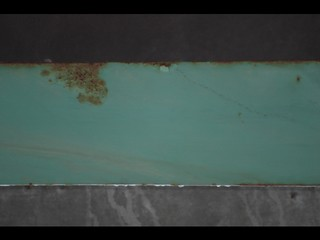
#> input picture Unsupervised/GMM-based-clustering/test_image/610006427.jpg, 320 x 240 px, found by its file name
$ python gmm.py   (older library calls are emulated)
#> lines starting #> are read from the running program, lines starting #| are printed output that depends on the picture
import glob, os
from PIL import Image
import numpy as np
import matplotlib.pyplot as plt
import cv2 as cv
import scipy.misc
import shutil
# gaussian function
def gau(mean, var, varInv, feature):
    a = np.sqrt(2 * np.pi ** 3)
    b = np.exp(-0.5 * np.dot((feature - mean), np.dot(varInv, (feature - mean).transpose())))
    return b / a


# calculating responsibilities
def res(likelihoods):
    tempList = []
    for comp in likelihoods:
        tempList.append(comp / sum(likelihoods))
    return tempList


# calculating likelihoods
def likeli(mean, var, varInv, weights, feature):
    temp = []
    for x in v:
        temp.append(weights[x] * gau(mean[x], var[x], varInv[x], feature))
    return temp


listimage = [['/home/buiduchanh/WorkSpace/Javis/Machine-Learning-and-Pattern-Recognition/GMM-based-clustering/test_image/610006427.jpg' , 'test']]
# listimage = [['/home/buiduchanh/Downloads/画像データ/61/6162/15100040/610000119/610005146.jpg', 'shadow'],
#              ['/home/buiduchanh/Downloads/画像データ/61/6162/10500115/610000690/610032722.jpg', 'small_rust'],
#             ['/home/buiduchanh/Downloads/画像データ/61/6162/10500115/610000690/610032743.jpg',  'pipe'],
#              ['/home/buiduchanh/Downloads/画像データ/61/6162/15100090/610000143/610006427.jpg', 'large_rust'],
#              ['/home/buiduchanh/Downloads/画像データ/61/6162/15100090/610000143/610006454.jpg', 'shadow'],
#              ['/home/buiduchanh/Downloads/画像データ/61/6162/15100040/610000119/610005120.jpg', 'cable'],
#              ['/home/buiduchanh/Downloads/画像データ/61/6162/15100190/610000688/610032632.jpg', 'tree'],
#              ['/home/buiduchanh/Downloads/画像データ/61/6162/15100420/610000299/610014266.jpg', 'large_rust'],
#             ['/home/buiduchanh/Downloads/画像データ/61/6162/10500115/610000004/610000203.jpg', 'high_contrast'],
#              ['/home/buiduchanh/Downloads/画像データ/61/6162/10500180/610000033/610001218.jpg', 'medium_contrast'],
#             ['/home/buiduchanh/Downloads/画像データ/61/6162/15100390/610000263/610012394.jpg' ,'low_contrast']]

for image in listimage :

    # print(image[0])
    # shutil.copy2(image[0],'/home/buiduchanh/WorkSpace/Javis/Machine-Learning-and-Pattern-Recognition/GMM-based-clustering/test_image/')
    # exit()
    img = Image.open(image[0]).resize((480, 320), Image.ANTIALIAS)
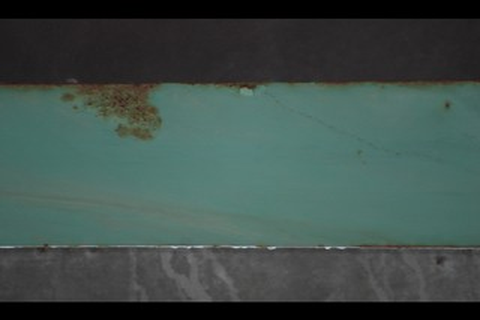
#> img: PIL image 480x320 RGB; mean R, G, B 62.5, 78.4, 74.1
    basenmae = os.path.splitext(os.path.basename(image[0]))[0]
    pixels = np.asarray(((img.getdata())))
    print(len(pixels))
#| 153600
    # total no of pixels
    N = 153600

    # initializing means, variances and weights
    feat = pixels
    v = [0, 1, 2]
    val = 100
    mean = [np.array([120, 120, 120]), np.array([12, 12, 12]), np.array([180, 180, 180])]
    # mean = [np.array([60, 60, 60]), np.array([24, 24, 24]), np.array([240, 240, 240])]
    var = [val * np.identity(3), val * np.identity(3), val * np.identity(3)]

    weights = [float(1 / 3), float(1 / 3), float(1 / 3)]


    varInv = [np.linalg.inv(var[0]), np.linalg.inv(var[1]), np.linalg.inv(var[2])]
    meanPrev = [np.array([0, 0, 0]), np.array([0, 0, 0]), np.array([0, 0, 0])]
    iteration = []
    logLikelihoods = []
    counterr = 0

    # iterating until convergence is reached
    while sum(sum(np.absolute(np.asarray(mean) - np.asarray(meanPrev)))) >= 10:
        resp = []
        likelihoods = []
        for feature in feat:
            # print("feature",feature)
            classLikelihoods = likeli(mean, var, varInv, weights, feature)  # cacultae likelihood -> return list
            # print("lilkehood",classLikelihoods)
            # print("sumlikehood",sum(classLikelihoods))
#> (the run stopped early here; a loop or call above may not have finished)
